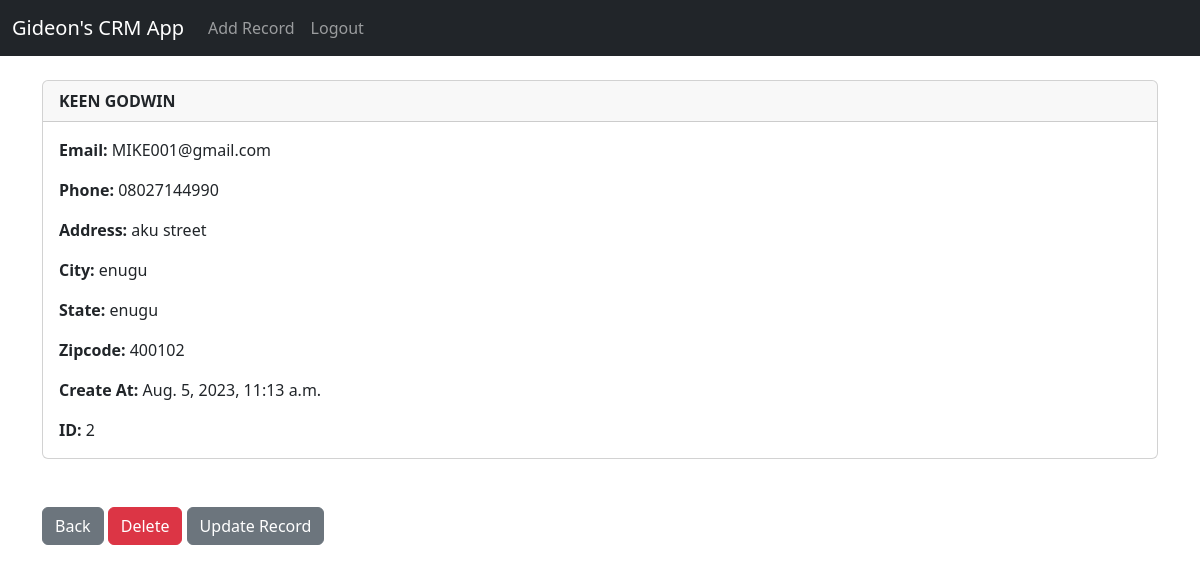
The page /record/2 (signed in) on the database its author committed.
### CRM_APP/models.py (models this page shows, shortened)
class Record(models.Model):
	created_at = models.DateTimeField(auto_now_add=True)
	first_name = models.CharField(max_length=50)
	last_name =  models.CharField(max_length=50)
	email =  models.CharField(max_length=100)
	phone = models.CharField(max_length=15)
	address =  models.CharField(max_length=100)
	city =  models.CharField(max_length=50)
	state =  models.CharField(max_length=50)
	zipcode =  models.CharField(max_length=20)

### CRM_APP/views.py (the view)
# urls.py: path('record/<int:pk>', views.customer_record, name='record'),
def customer_record(request, pk):
	if request.user.is_authenticated:
		customer_record = Record.objects.get(id=pk)
		return render(request, 'record.html', {'customer_record':customer_record})
	else:
		messages.success(request, "You Must Be Logged In To View That Page...")
		return redirect('home')

### templates/record.html
{% extends 'base.html' %}
{% block content %}
<div class="card">
  <div class="card-header"><strong>
    	{{ customer_record.first_name }}
		{{ customer_record.last_name }}</strong>
  </div>
  <div class="card-body">
<p class="card-text">
<strong>Email: </strong>{{ customer_record.email }}</p>
<p class="card-text">
<strong>Phone: </strong>{{ customer_record.phone }}
</p>
<p class="card-text">
<strong>Address: </strong>{{ customer_record.address }}</p>
<p class="card-text">
<strong>City: </strong>{{ customer_record.city }}</p>
<p class="card-text">
<strong>State: </strong>{{ customer_record.state }}</p>
<p class="card-text">
<strong>Zipcode: </strong>{{ customer_record.zipcode }}</p>
<p class="card-text">
<strong>Create At: </strong>{{ customer_record.created_at }}</p>
<p class="card-text">
<strong>ID: </strong>{{ customer_record.id }}</p>
  </div>
</div>
<br/><br/>
<a href="{% url 'home' %}" class="btn btn-secondary">Back</a>
<a href="{% url 'delete_record' customer_record.id %}" class="btn btn-danger">Delete</a>
<a href="{% url 'update_record' customer_record.id %}" class="btn btn-secondary">Update Record</a>
{% endblock %}

### rows shown on the page
Record: first_name "KEEN", last_name "GODWIN", email "MIKE001@gmail.com", phone "08027144990", address "aku street", city "enugu", state "enugu", zipcode "400102", created_at "Aug. 5, 2023, 11:13 a.m.", id "2"
